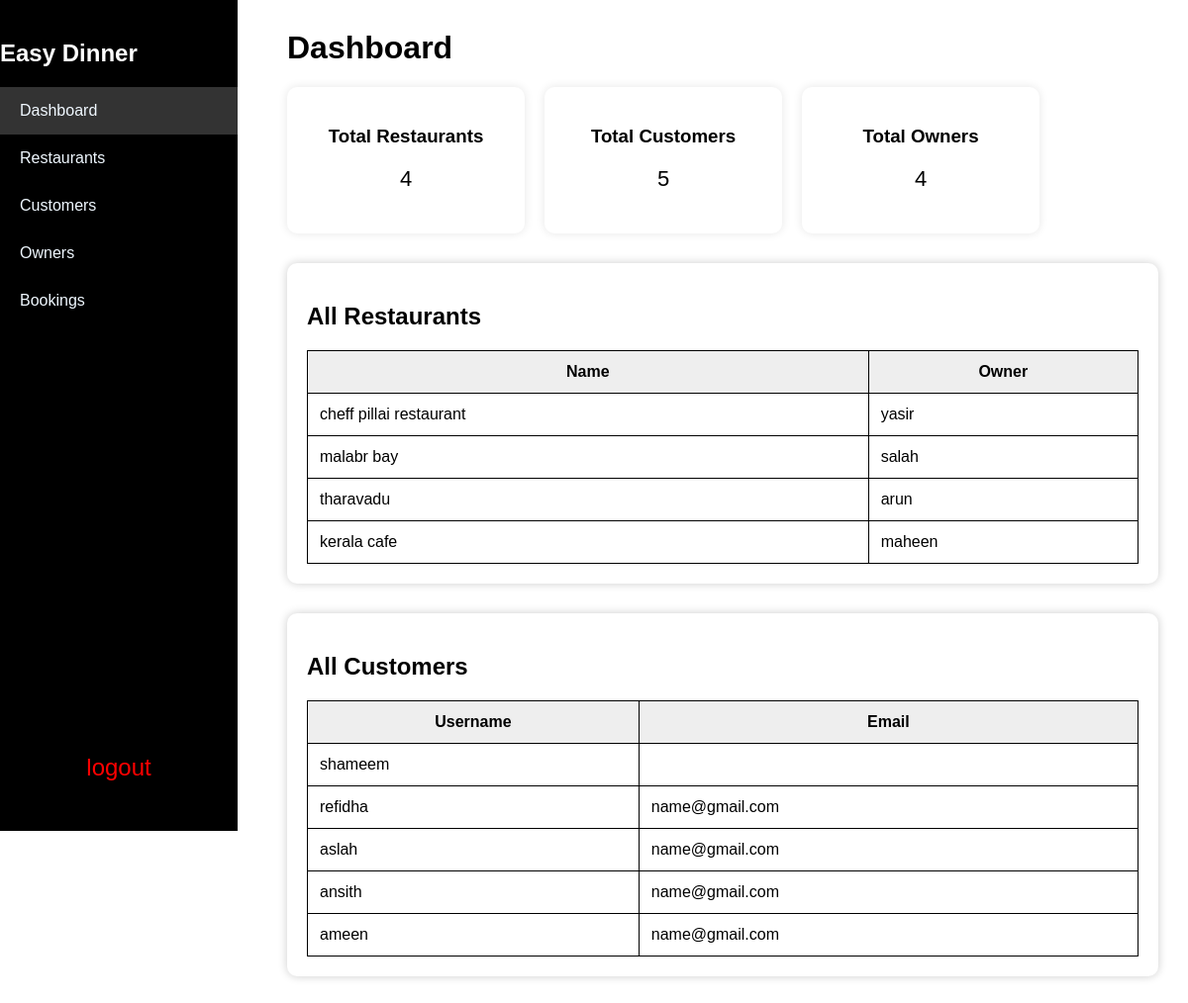
The app's page /user/admin-dashboard (signed in) with its own data.
### RestroBook/models.py (models this page shows, shortened)
class Restaurant(models.Model):
    user = models.OneToOneField(settings.AUTH_USER_MODEL,on_delete=models.CASCADE,null=True)
    name = models.CharField(max_length=50)
    description = models.TextField()
    location = models.CharField(max_length=150)
    img = models.ImageField(upload_to='restaurant/')

### user/models.py (models this page shows)
class User(AbstractUser):
    ROLE_CHOICES = (
        ('admin','Admin'),
        ('restaurants','Restaurants'),
        ('customer','Customer'),
    )
    role = models.CharField(max_length=20, choices=ROLE_CHOICES,default='customer')

### user/views.py (the view)
# urls.py: path('admin-dashboard',admin_dashboard,name='admin_dashboard'),
@login_required
def admin_dashboard(request):
    restaurants = Restaurant.objects.all()
    User = get_user_model()
    customers = User.objects.filter(role='customer')
    owner = User.objects.filter(role='restaurants')
    return render(request,'admin_dashboard.html',{
        'restaurants':restaurants,
        'customers':customers,
        'owners':owner})

### templates/admin_dashboard.html (shortened to what this page needs)
{% load static %}
<!DOCTYPE html>
<html lang="en">
<head>
    <link rel="stylesheet" href="{% static 'css/admin_dashboard.css'%}">
</head>
<body>
    <div class="dashboard">
        <div class="sidebar">
            <h2 class="logo">Easy Dinner</h2>
            <ul>
                <li class="active"><a href="">Dashboard</a></li>
                <li><a href="">Restaurants</a></li>
                <li><a href="">Customers</a></li>
                <li><a href="">Owners</a></li>
                <li><a href="">Bookings</a></li>
            </ul>
            <div class="logout">
                <a href="{%url 'logout_page'%}">logout</a>
            </div>
        </div>
        <div class="content">
            <h1>Dashboard</h1>
            <div class="cards">
                <div class="card">
                    <h3>Total Restaurants</h3>
                    <p>{{restaurants.count}}</p>
                </div>
                <div class="card">
                    <h3>Total Customers</h3>
                    <p>{{customers.count}}</p>
                </div>
                <div class="card">
                    <h3>Total Owners</h3>
                    <p>{{owners.count}}</p>
                </div>
            </div>
            <div class="section">
                <h2>All Restaurants</h2>
                <table>
                    <thead>
                        <tr>
                            <th>Name</th>
                            <th>Owner</th>
                        </tr>
                    </thead>
                    <tbody>
                        {% for r in restaurants %}
                        <tr>
                            <td>{{r.name}}</td>
                            <td>{{r.user}}</td>
                        </tr>
                        {% endfor%}
                    </tbody>
                </table>
            </div>
            <div class="section">
                <h2>All Customers</h2>
                <table>
                    <thead>
                        <tr>
                            <th>Username</th>
                            <th>Email</th>
                        </tr>
                    </thead>
                    <tbody>
                        {% for c in customers %}
                        <tr>
                            <td>{{ c.username }}</td>
                            <td>{{c.email}}</td>
                        </tr>
                        {%endfor%}
                    </tbody>
                </table>
            </div>
        </div>
    </div>
</body>
</html>

### static/css/admin_dashboard.css (style rules this page uses)
body { margin: 0; font-family: Arial, sans-serif; background-color: white; }
.dashboard { display: flex; align-items: flex-start; }
.sidebar { width: 240px; height: 100vh; background-color: black; color: white; position: fixed; left: 0; top: 0; padding: 20px 0; }
.sidebar .logout { text-align: center; font-size: 24px; margin-bottom: 30px; }
.sidebar ul { list-style: none; padding: 0; }
.sidebar ul li { padding: 15px 20px; }
.sidebar ul li a { color: aliceblue; text-decoration: none; display: block; }
.sidebar ul li.active, .sidebar ul li:hover { background: #333; }
.sidebar .logout { position: absolute; bottom: 20px; width: 100%; text-align: center; }
.sidebar .logout a { color: #f00; text-decoration: none; }
.content { margin-left: 260px; width: calc(100% - 260px); padding: 30px; }
.content h1 { margin-top: 0; padding-top: 0; }
h1 { margin-top: 0; }
.cards { display: flex; gap: 20px; margin-bottom: 30px; }
.card { background-color: white; padding: 20px; width: 200px; border-radius: 10px; box-shadow:0 0 10px rgba(0,0,0,0.1); text-align: center; }
.card p { font-size: 22px; margin-top: 10px; }
.section { background-color: white; padding: 20px; border-radius: 10px; margin-bottom: 30px; box-shadow: 0 0 10px rgba(0,0,0,0.2); }
table { width: 100%; border-collapse: collapse; margin-top: 15px; }
table th, table td { padding: 12px; border: 1px solid black; }
table th { background-color: #eee; }

### records on screen
Restaurant: name "cheff pillai restaurant", user "yasir"
Restaurant: name "malabr bay", user "salah"
Restaurant: name "tharavadu", user "arun"
Restaurant: name "kerala cafe", user "maheen"
User: username "shameem"
User: username "refidha", email "name@gmail.com"
User: username "aslah", email "name@gmail.com"
User: username "ansith", email "name@gmail.com"
User: username "ameen", email "name@gmail.com"

### other values on screen
{{ restaurants.count }} "4"
{{ customers.count }} "5"
{{ owners.count }} "4"
